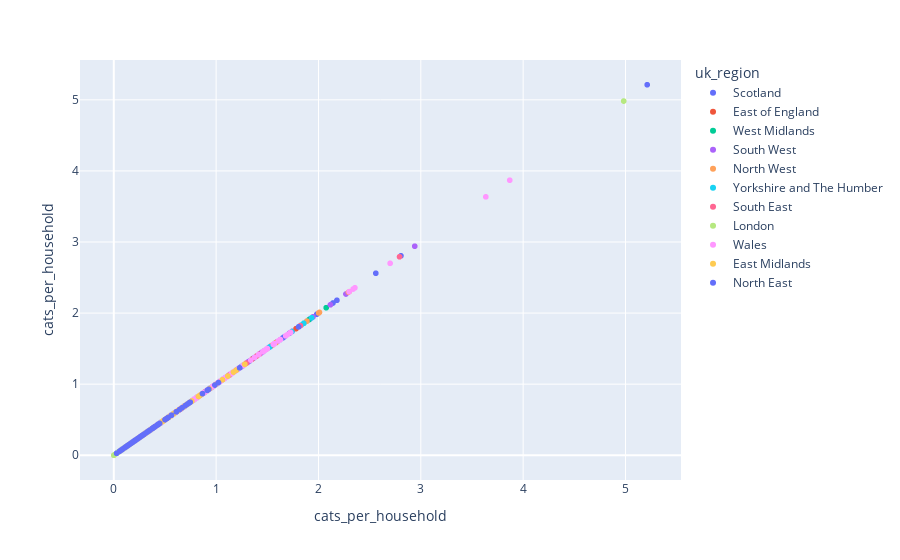

Notebook code for this chart:
### Code cell
scat_px_plot(main_data_no_na, 'cats_per_household', 'cats_per_household', 'uk_region', None)
# In East Midlands people dont have cats compare to Scotland according to given dataset.

### Figure 1 — Plotly figure (JSON) as saved in the notebook; plotly's stock layout.template omitted (floating-point values rounded to 4 significant figures; data arrays with more than 128 entries replaced by an {"elided": "..."} marker saying what was removed)
{"data": [{"hovertemplate": "uk_region=Scotland<br>cats_per_household=%{y}<extra></extra>", "legendgroup": "Scotland", "marker": {"color": "#636efa", "symbol": "circle"}, "mode": "markers", "name": "Scotland", "showlegend": true, "x": {"elided": "442 float values"}, "xaxis": "x", "y": {"elided": "442 float values"}, "yaxis": "y", "type": "scattergl"}, {"hovertemplate": "uk_region=East of England<br>cats_per_household=%{y}<extra></extra>", "legendgroup": "East of England", "marker": {"color": "#EF553B", "symbol": "circle"}, "mode": "markers", "name": "East of England", "showlegend": true, "x": {"elided": "240 float values"}, "xaxis": "x", "y": {"elided": "240 float values"}, "yaxis": "y", "type": "scattergl"}, {"hovertemplate": "uk_region=West Midlands<br>cats_per_household=%{y}<extra></extra>", "legendgroup": "West Midlands", "marker": {"color": "#00cc96", "symbol": "circle"}, "mode": "markers", "name": "West Midlands", "showlegend": true, "x": {"elided": "220 float values"}, "xaxis": "x", "y": {"elided": "220 float values"}, "yaxis": "y", "type": "scattergl"}, {"hovertemplate": "uk_region=South West<br>cats_per_household=%{y}<extra></extra>", "legendgroup": "South West", "marker": {"color": "#ab63fa", "symbol": "circle"}, "mode": "markers", "name": "South West", "showlegend": true, "x": {"elided": "276 float values"}, "xaxis": "x", "y": {"elided": "276 float values"}, "yaxis": "y", "type": "scattergl"}, {"hovertemplate": "uk_region=North West<br>cats_per_household=%{y}<extra></extra>", "legendgroup": "North West", "marker": {"color": "#FFA15A", "symbol": "circle"}, "mode": "markers", "name": "North West", "showlegend": true, "x": {"elided": "261 float values"}, "xaxis": "x", "y": {"elided": "261 float values"}, "yaxis": "y", "type": "scattergl"}, {"hovertemplate": "uk_region=Yorkshire and The Humber<br>cats_per_household=%{y}<extra></extra>", "legendgroup": "Yorkshire and The Humber", "marker": {"color": "#19d3f3", "symbol": "circle"}, "mode": "markers", "name": "Yorkshire and The Humber", "showlegend": true, "x": {"elided": "210 float values"}, "xaxis": "x", "y": {"elided": "210 float values"}, "yaxis": "y", "type": "scattergl"}, {"hovertemplate": "uk_region=South East<br>cats_per_household=%{y}<extra></extra>", "legendgroup": "South East", "marker": {"color": "#FF6692", "symbol": "circle"}, "mode": "markers", "name": "South East", "showlegend": true, "x": {"elided": "371 float values"}, "xaxis": "x", "y": {"elided": "371 float values"}, "yaxis": "y", "type": "scattergl"}, {"hovertemplate": "uk_region=London<br>cats_per_household=%{y}<extra></extra>", "legendgroup": "London", "marker": {"color": "#B6E880", "symbol": "circle"}, "mode": "markers", "name": "London", "showlegend": true, "x": {"elided": "268 float values"}, "xaxis": "x", "y": {"elided": "268 float values"}, "yaxis": "y", "type": "scattergl"}, {"hovertemplate": "uk_region=Wales<br>cats_per_household=%{y}<extra></extra>", "legendgroup": "Wales", "marker": {"color": "#FF97FF", "symbol": "circle"}, "mode": "markers", "name": "Wales", "showlegend": true, "x": {"elided": "194 float values"}, "xaxis": "x", "y": {"elided": "194 float values"}, "yaxis": "y", "type": "scattergl"}, {"hovertemplate": "uk_region=East Midlands<br>cats_per_household=%{y}<extra></extra>", "legendgroup": "East Midlands", "marker": {"color": "#FECB52", "symbol": "circle"}, "mode": "markers", "name": "East Midlands", "showlegend": true, "x": {"elided": "136 float values"}, "xaxis": "x", "y": {"elided": "136 float values"}, "yaxis": "y", "type": "scattergl"}, {"hovertemplate": "uk_region=North East<br>cats_per_household=%{y}<extra></extra>", "legendgroup": "North East", "marker": {"color": "#636efa", "symbol": "circle"}, "mode": "markers", "name": "North East", "showlegend": true, "x": [0.3811, 0.5023, 0.5004, 0.2231, 0.169, 0.1822, 0.2755, 0.1839, 0.126, 0.1961, 0.7384, 0.1591, 0.2133, 0.2698, 0.8665, 0.2044, 0.386, 0.2137, 0.1941, 0.138, 0.3819, 0.4276, 0.2868, 0.2741, 0.1763, 0.283, 0.2563, 0.1929, 0.4373, 0.4021, 0.2364, 0.1912, 0.3788, 0.2005, 0.2928, 0.1503, 0.2269, 0.4348, 0.4016, 0.138, 0.5637, 0.669, 0.643, 0.4485, 0.2071, 0.2154, 0.126, 0.3476, 0.2292, 0.1102, 0.1199, 0.2067, 0.1709, 0.1159, 0.3278, 0.4197, 0.2028, 0.1251, 0.1661, 0.254, 0.2514, 0.9879, 1.023, 0.2745, 0.6987, 0.7206, 0.3, 1.806, 0.3735, 0.3895, 0.5312, 0.3178, 0.6104, 0.913, 0.3983, 0.343, 0.3541, 0.3796, 0.9271, 0.09442, 0.05676, 0.07244, 0.1414, 0.2693, 0.2376, 0.1201, 0.08665, 0.7467, 0.4292, 1.229, 0.02749, 0.0598, 0.1978, 0.02856, 0.07274, 0.1379, 0.2495, 0.4215, 0.344, 0.1976, 0.3782, 0.5161, 0.4446, 0.4409, 0.2269, 0.1594, 0.2579, 0.3388, 0.1877, 0.3969, 0.1528, 0.2209, 0.2176, 0.1168, 0.08256, 0.1248], "xaxis": "x", "y": [0.3811, 0.5023, 0.5004, 0.2231, 0.169, 0.1822, 0.2755, 0.1839, 0.126, 0.1961, 0.7384, 0.1591, 0.2133, 0.2698, 0.8665, 0.2044, 0.386, 0.2137, 0.1941, 0.138, 0.3819, 0.4276, 0.2868, 0.2741, 0.1763, 0.283, 0.2563, 0.1929, 0.4373, 0.4021, 0.2364, 0.1912, 0.3788, 0.2005, 0.2928, 0.1503, 0.2269, 0.4348, 0.4016, 0.138, 0.5637, 0.669, 0.643, 0.4485, 0.2071, 0.2154, 0.126, 0.3476, 0.2292, 0.1102, 0.1199, 0.2067, 0.1709, 0.1159, 0.3278, 0.4197, 0.2028, 0.1251, 0.1661, 0.254, 0.2514, 0.9879, 1.023, 0.2745, 0.6987, 0.7206, 0.3, 1.806, 0.3735, 0.3895, 0.5312, 0.3178, 0.6104, 0.913, 0.3983, 0.343, 0.3541, 0.3796, 0.9271, 0.09442, 0.05676, 0.07244, 0.1414, 0.2693, 0.2376, 0.1201, 0.08665, 0.7467, 0.4292, 1.229, 0.02749, 0.0598, 0.1978, 0.02856, 0.07274, 0.1379, 0.2495, 0.4215, 0.344, 0.1976, 0.3782, 0.5161, 0.4446, 0.4409, 0.2269, 0.1594, 0.2579, 0.3388, 0.1877, 0.3969, 0.1528, 0.2209, 0.2176, 0.1168, 0.08256, 0.1248], "yaxis": "y", "type": "scattergl"}], "layout": {"xaxis": {"anchor": "y", "domain": [0, 1], "title": {"text": "cats_per_household"}}, "yaxis": {"anchor": "x", "domain": [0, 1], "title": {"text": "cats_per_household"}}, "legend": {"title": {"text": "uk_region"}, "tracegroupgap": 0}, "margin": {"t": 60}}}
